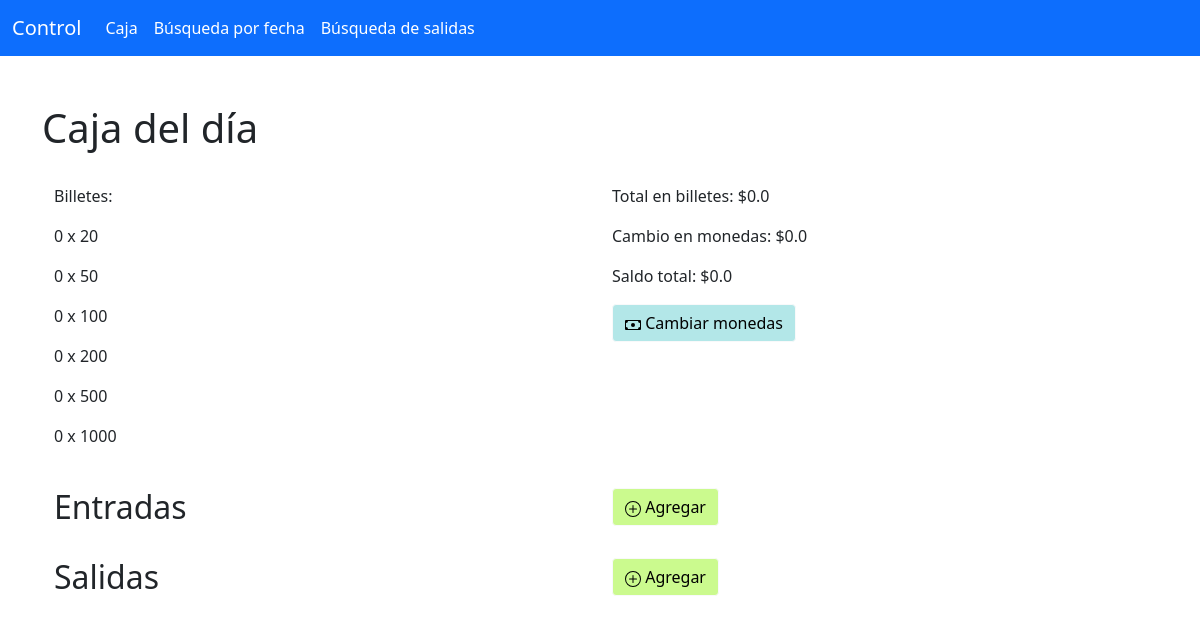
Page /caja on the earlier database version.
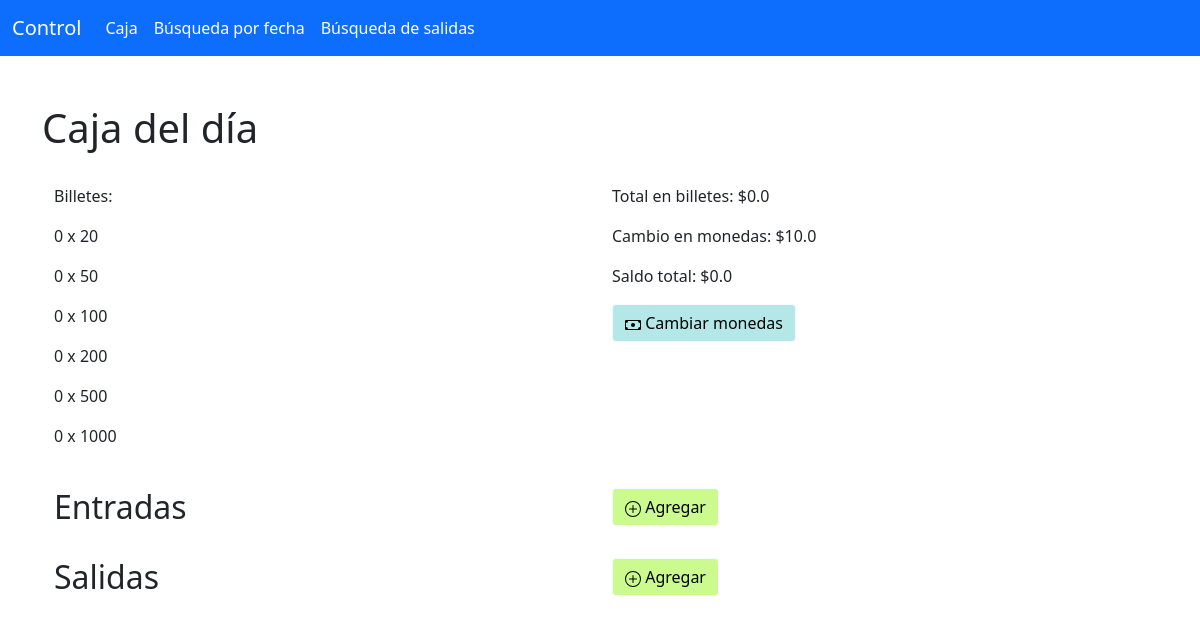
Same page on the later database version.
### app/models.py (models this page shows, shortened)
class Resumen(db.Model):
    id = db.Column(db.Integer, primary_key = True)
    fecha = db.Column(db.Date, index = True, default = datetime.today)
    cambio = db.Column(db.Float, default = 0.0)
    total = db.Column(db.Float, default = 0.0)
    balance_billetes = db.Column(db.String(60), default = '0 0 0 0 0 0')

### app/routes.py (the view)
@app.route('/')
@app.route('/caja')
def caja():
    denominaciones = ['20','50','100','200','500','1000']
    fecha = datetime.today().strftime('%Y-%m-%d')
    ayer = (datetime.today() - timedelta(days = 1)).strftime('%Y-%m-%d')
    entradas = Operacion.query.filter_by(tipo = 'entrada', fecha = fecha).all()
    salidas = Operacion.query.filter_by(tipo = 'salida', fecha = fecha).all()
    r = Resumen.query.filter_by(fecha = fecha).first()
    r_ayer = Resumen.query.filter_by(fecha = ayer).first()
    if r is not None:
        balance = dict(zip(denominaciones,r.balance_billetes.split()))
        total_billetes = calcular_total(r.balance_billetes)
        saldo_total = r.total
        if r_ayer is not None:
            cambio = r_ayer.cambio + r.cambio
        else:
            cambio = r.cambio
    else:
        balance = dict(zip(denominaciones,'0 0 0 0 0 0'.split()))
        total_billetes = 0.0
        saldo_total = 0.0
        if r_ayer is None:
            cambio = 0.0
        else:
            cambio = r_ayer.cambio
    return render_template('caja.html', saldo_total = saldo_total, cambio = cambio, entradas = entradas, salidas = salidas, balance = balance, total_billetes = total_billetes)

### app/templates/caja.html (shortened to what this page needs)
{% extends 'base.html' %}
{% block app_content %}
    {% import 'components.html' as comp %}
    <br><br>
    <h1>Caja del día</h1>
    <br>
    <div class="container">
        <div class="row align-items-start">
            <div class = "col">
                <p>Billetes: </p>
                {% for billete,cantidad in balance.items() %}
                    <p>{{ cantidad }} x {{ billete }}</p>
                {% endfor %}
            </div>
            <div class="col">
                <div class="col">
                    <p>Total en billetes: ${{ total_billetes }}</p>
                </div>
                <div class = "col">
                    <p>Cambio en monedas: ${{ cambio }}</p>
                </div>
                <div class = "col">
                    <p>Saldo total: ${{ saldo_total }}</p>
                </div>
                <div class="row align-items-start">
                    <div class="col">
                        <a href = "{{ url_for('cambiar', cambio_total = cambio) }}" class="btn btn-light" style="background-color: #B3E7E8;">
                            <img src="{{ url_for('static', filename = 'cash.svg' )}}" alt="">
                            Cambiar monedas
                        </a>
                    </div>
                </div>
            </div>
        </div>
    </div>
    <br>
    <div class="container">
        <div class="row align-items-start">
            <div class="col">
                <h2>Entradas</h2>
            </div>
            <div class="col">
                <a href = "{{ url_for('operacion', tipo = 'entrada') }}" class="btn btn-light" style="background-color: #CBFA8E;">
                    <img src="{{ url_for('static', filename = 'plus-circle.svg' )}}" alt="">
                    Agregar
                </a>
            </div>
        </div>
    </div>
    <br>
    <div class="container">
        <div class="row align-items-start">
            <div class="col">
                <h2>Salidas</h2>
            </div>
            <div class="col">
                <a href = "{{ url_for('operacion_salida', tipo = 'salida') }}" class="btn btn-light" style="background-color: #CBFA8E;">
                    <img src="{{ url_for('static', filename = 'plus-circle.svg') }}" alt="">
                    Agregar
                </a>
            </div>
        </div>
    </div>
    <br>
{% endblock %}

### app/templates/base.html (shortened to what this page needs)
<html>
    <head>
            <link href="https://cdn.jsdelivr.net/npm/bootstrap@5.0.0-beta1/dist/css/bootstrap.min.css" rel="stylesheet">
    </head>
    <body>
        {% block navbar %}
            <nav class="navbar navbar-expand-lg navbar-dark bg-primary">
                <div class="container-fluid">
                  <a class="navbar-brand" href="#">Control</a>
                  <div class="collapse navbar-collapse" id="navbarNavAltMarkup">
                    <div class="navbar-nav">
                      <a class="nav-link active" aria-current="page" href="{{ url_for('caja') }}">Caja</a>
                      <a class="nav-link active" href="{{ url_for('buscarFecha') }}">Búsqueda por fecha</a>
                      <a class="nav-link active" href="{{ url_for('buscarSalida') }}">Búsqueda de salidas</a>
                    </div>
                  </div>
                </div>
            </nav>
        {% endblock %}
        {% block content %}
            <div class = "container">
                    {% block app_content %}
                    {% endblock %}
            </div>
        {% endblock %}
    </body>
</html>

Differences in the rows shown:
added Resumen: cambio "10.0"
Other differences:
{{ cambio }}: "0.0" → (not shown)
